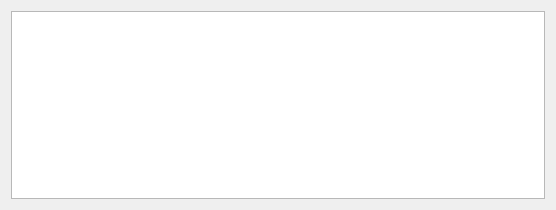
<?xml version="1.0" encoding="UTF-8"?>
<ui version="4.0">
 <class>GenusWidget</class>
 <widget class="QWidget" name="GenusWidget">
  <property name="geometry">
   <rect>
    <x>0</x>
    <y>0</y>
    <width>556</width>
    <height>210</height>
   </rect>
  </property>
  <property name="windowTitle">
   <string>Form</string>
  </property>
  <layout class="QVBoxLayout" name="verticalLayout">
   <item>
    <widget class="QTableView" name="genusTableView"/>
   </item>
  </layout>
 </widget>
 <resources/>
 <connections/>
</ui>
